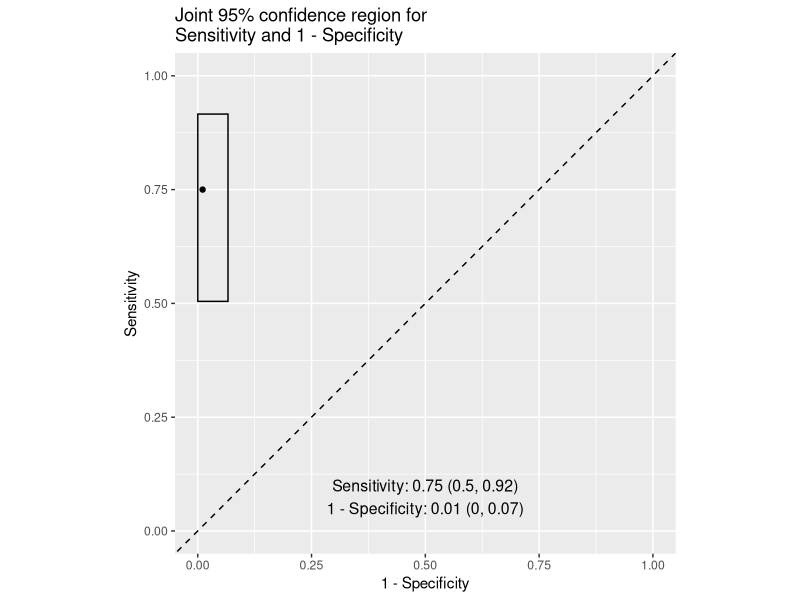

The R script that drew this image:

# The following R code are based on:
# Pepe, Margaret Sullivan. The statistical evaluation of medical tests for classification and prediction. Medicine, 2003.


ComputeCR.BDT <- function(tp, fp, fn, tn, conf.level = 0.95, 
                          one.sided = T, plot.it = T){
  # Plot the confidence region for "sensitivity" and "1- specificity" 
  # of the Binary Diagnostic Test (BDT)
  #
  # Args: tp: true positives
  #       fp: false positives
  #       fn: false negatives
  #       tn: true negatives
  #       conf.level: confidence level for the join confidence region
  #       plot.it: logical, plot cr or not?
  #
  # Returns: a list with elements:
  #          cr: a dataframe containing point estimates and confidence region
  #          cr.plot: confidence region plot (available when plot.it == T)
  #
  # Xinkai Zhou @UCLA DOMStat
  
  library(ggplot2)
  if(one.sided){
    tpf.ci <- 
      binom.test(x = tp, n = tp + fn, alternative = "greater", 
                         conf.level = sqrt(conf.level))$conf.int[1:2]
    fpf.ci <- 
      binom.test(x = fp, n = fp + tn, alternative = "less", 
                         conf.level = sqrt(conf.level))$conf.int[1:2]
  } else {
    tpf.ci <- 
      binom.test(x = tp, n = tp + fn, alternative = "two.sided", 
                         conf.level = sqrt(conf.level))$conf.int[1:2]
    fpf.ci <- 
      binom.test(x = fp, n = fp + tn, alternative = "two.sided", 
                         conf.level = sqrt(conf.level))$conf.int[1:2]
  }

  # cr stands for confidence region
  cr <- data.frame(
    tpf = tp / (tp + fn),
    fpf = fp / (fp + tn),
    tpf.min = tpf.ci[1],
    tpf.max = tpf.ci[2],
    fpf.min = fpf.ci[1],
    fpf.max = fpf.ci[2]
  )
  
  if(plot.it){
    cr.plot <- ggplot(data = cr) +
      geom_point(mapping = aes(x = fpf, y = tpf)) + 
      geom_rect(
        mapping = aes(
          xmin = fpf.min, 
          xmax = fpf.max, 
          ymin = tpf.min, 
          ymax = tpf.max
        ),
        color = "black", fill = NA
      ) + 
      annotate(
        "text", 
        x = 0.5, y = 0.1, 
        label = paste(
          "Sensitivity: ", round(cr$tpf, 2),
          " (", round(cr$tpf.min, 2), 
          ", ", round(cr$tpf.max, 2), ")", 
          sep = ""
        ), 
        size = 4
      ) + 
      annotate(
        "text", 
        x = 0.5, y = 0.05, 
        label = paste(
          "1 - Specificity: ", round(cr$fpf, 2),
          " (", round(cr$fpf.min, 2), 
          ", ", round(cr$fpf.max, 2), ")", 
          sep = ""
        ), 
        size = 4
      ) + 
      geom_abline(intercept=0, slope=1, linetype = "dashed") + 
      labs(
        x = "1 - Specificity", y = "Sensitivity", 
        title = "Joint 95% confidence region for\nSensitivity and 1 - Specificity"
      ) + 
      xlim(0, 1) + ylim(0, 1) + 
      coord_fixed(ratio = 1)
    return(list(cr = cr, cr.plot = cr.plot))
  } else {
    return(list(cr = cr))
  }
}
# Example
ComputeCR.BDT(tp = 18, fn = 6,
             fp = 1, tn = 92, 
             one.sided = F)




ComputeSS.BDT.Phase2 <- function(
  TPF_0 = 0.75, FPF_0 = 0.2,
  TPF_1 = 0.9, FPF_1 = 0.05,
  alpha = 0.1, beta = 0.1){
  
  # Compute the phase 2 sample size for evaluating the Binary Diagnostic Test (BDT)
  #
  # Args: TPF_0, FPF_0: minimally acceptable sensitivigy and 1 - specificity
  #       TPF_1, FPF_1: sensitivigy and 1 - specificity we want to achieve
  #       alpha: significance level
  #       beta: 1 - power
  #
  # Returns: a list with two elements:
  #          n.diseased, n.nondiseased: number of diseased and non-diseased patients
  #
  # Xinkai Zhou @UCLA DOMStat
  
  n.diseased <- 
    (qnorm(sqrt(1 - alpha)) * sqrt(TPF_0 * (1 - TPF_0)) +
       qnorm(sqrt(1 - beta)) * sqrt(TPF_1 * (1 - TPF_1)))^2 /
    (TPF_1 - TPF_0) ^ 2
  n.nondiseased <- 
    (qnorm(sqrt(1 - alpha)) * sqrt(FPF_0 * (1 - FPF_0)) +
       qnorm(sqrt(1 - beta)) * sqrt(FPF_1 * (1 - FPF_1)))^2 /
    (FPF_1 - FPF_0) ^ 2
  return(
    list(
      n.diseased = ceiling(n.diseased),
      n.nondiseased =  ceiling(n.nondiseased)
    )
  )
}

# Example
ComputeSS.BDT.Phase2(
  TPF_0 = 0.75, FPF_0 = 0.2,
  TPF_1 = 0.9, FPF_1 = 0.05,
  alpha = 0.1, beta = 0.1
)



SimulatePower.BDT.Phase2 <- function(
  n.diseased = 64, n.nondiseased = 46,
  TPF_0 = 0.75, FPF_0 = 0.2,
  TPF_1 = 0.9, FPF_1 = 0.05, 
  conf.level = 0.95,
  B = 500, seed = 185){
  # Obtain the simulated power using the given sample size.
  # Parameters are similar as above.
  # 
  # Xinkai Zhou @UCLA DOMStat
  SimulatePower.BDT.Phase2.Subroutine <- 
    function(n.diseased.sub = n.diseased, 
             n.nondiseased.sub = n.nondiseased,
             TPF_0.sub = TPF_0, FPF_0.sub = FPF_0,
             TPF_1.sub = TPF_1, FPF_1.sub = FPF_1,
             conf.level.sub = conf.level){
      # Subroutine for one iteration within simulation
      diseased <- sample(
        c("testPositive", "testNegative"), 
        size = n.diseased.sub, replace = T, 
        prob = c(TPF_1.sub, 1 - TPF_1.sub)
      )
      nondiseased <- sample(
        c("testPositive", "testNegative"), 
        size = n.nondiseased.sub, replace = T, 
        prob = c(FPF_1.sub, 1 - FPF_1.sub)
      )
      cr <- ComputeCR.BDT(
        tp = sum(diseased == "testPositive"), 
        fn = sum(diseased == "testNegative"),
        fp = sum(nondiseased == "testPositive"), 
        tn = sum(nondiseased == "testNegative"),
        conf.level = conf.level.sub,
        one.sided = T,
        plot.it = T
      )$cr
      return(
        ifelse(cr$tpf.min > TPF_0.sub & cr$fpf.max < FPF_0.sub,
               1, 0)
      )
    }
  
  set.seed(seed)
  cat("Power from ", B, " simulations = ", 
      sum(replicate(n = B, expr = SimulatePower.BDT.Phase2.Subroutine())) / B)
}
# Example
SimulatePower.BDT.Phase2(
  n.diseased = 64, n.nondiseased = 46,
  TPF_0 = 0.75, FPF_0 = 0.2,
  TPF_1 = 0.9, FPF_1 = 0.05, 
  conf.level = 0.95,
  B = 500, seed = 185
)


ComputeSS.BDT.Phase3 <- function(
  delta_0_T = 1, delta_0_F = 1.5,
  TPF_A = 0.8, FPF_A = 0.01,
  TPF_B = 0.75, FPF_B = 0.01,
  alpha = 0.05, beta = 0.1){
  # Compute the phase 3 sample size for comparing the Binary Diagnostic Tests (BDT)
  #
  # Args: delta_0_T, delta_0_F: parameters for specifying null hypothesis
  #       TPF_B, FPF_B: sensitivigy and 1 - specificity of the old test
  #       TPF_A, FPF_A: sensitivigy and 1 - specificity we want to the 
  #                     new test achieve
  #       alpha, beta: significance level and 1 - power
  #
  # Xinkai Zhou @UCLA DOMStat
  
  delta_1_T <- TPF_A / TPF_B
  delta_1_F <- FPF_A / FPF_B
  TPPF <- (delta_1_T + 1) * TPF_B - 1
  FPPF <- (delta_1_F + 1) * FPF_B - 1
  FPPF <- ifelse(FPPF < 0, 0, FPPF)
  n.diseased <- 
    ((qnorm(sqrt(1 - beta)) + qnorm(sqrt(1 - alpha))) / log(delta_1_T / delta_0_T))^2 * 
    ((delta_1_T + 1) * TPF_B - 2 * TPPF) / 
    (delta_1_T * TPF_B^2)
  n.nondiseased <- 
    ((qnorm(sqrt(1 - beta)) + qnorm(sqrt(1 - alpha))) / log(delta_1_F / delta_0_F))^2 * 
    ((delta_1_F + 1) * FPF_B - 2 * FPPF) / 
    (delta_1_F * FPF_B^2)
  
  return(
    list(
      n.diseased = ceiling(n.diseased),
      n.nondiseased =  ceiling(n.nondiseased)
    )
  )
}
# Example
ComputeSS.BDT.Phase3(
  delta_0_T = 1, delta_0_F = 10,
  TPF_A = 0.9, FPF_A = 0.01,
  TPF_B = 0.75, FPF_B = 0.01,
  alpha = 0.05, beta = 0.2
)


